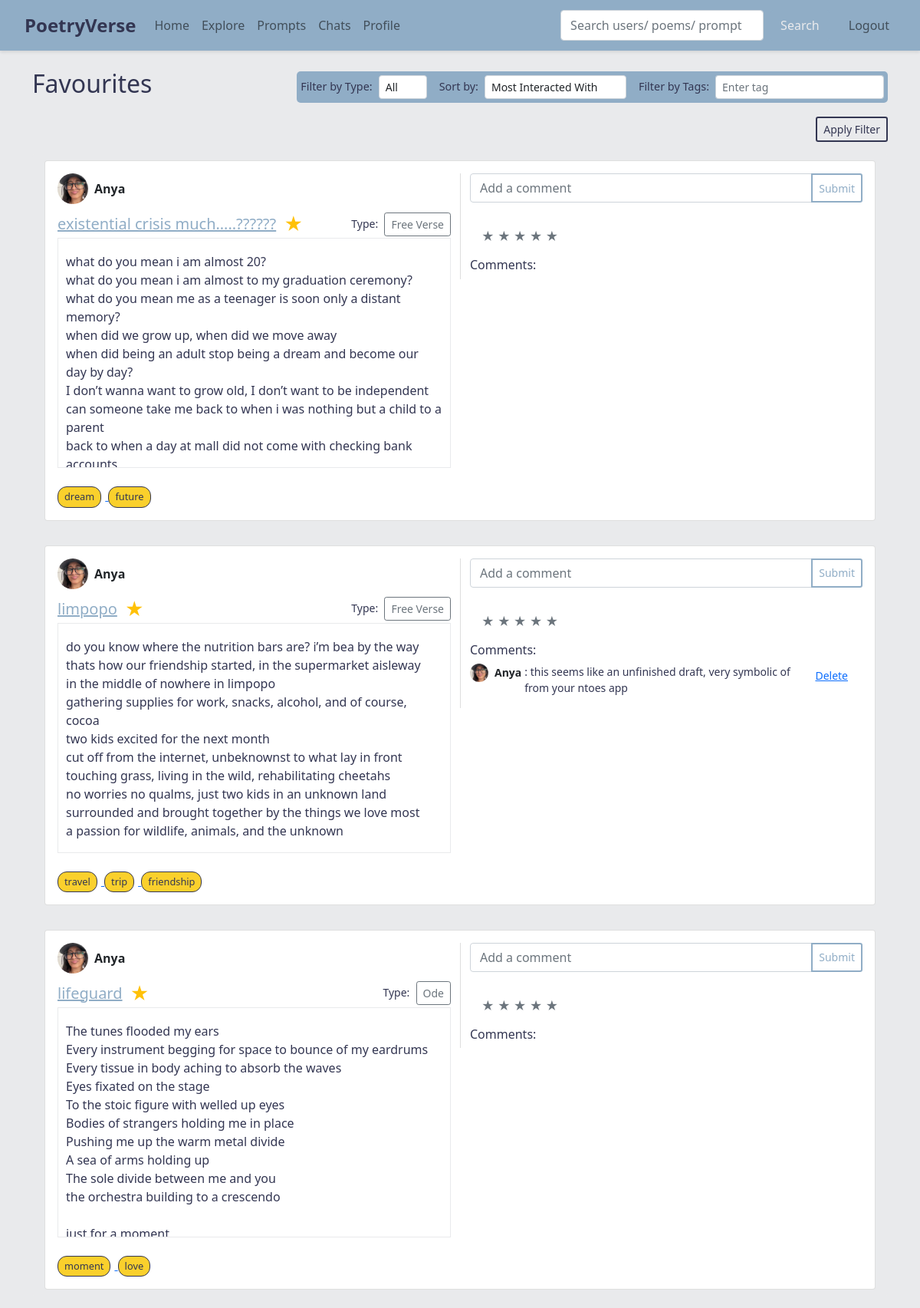
Page /favorites (signed in) on the earlier database version.
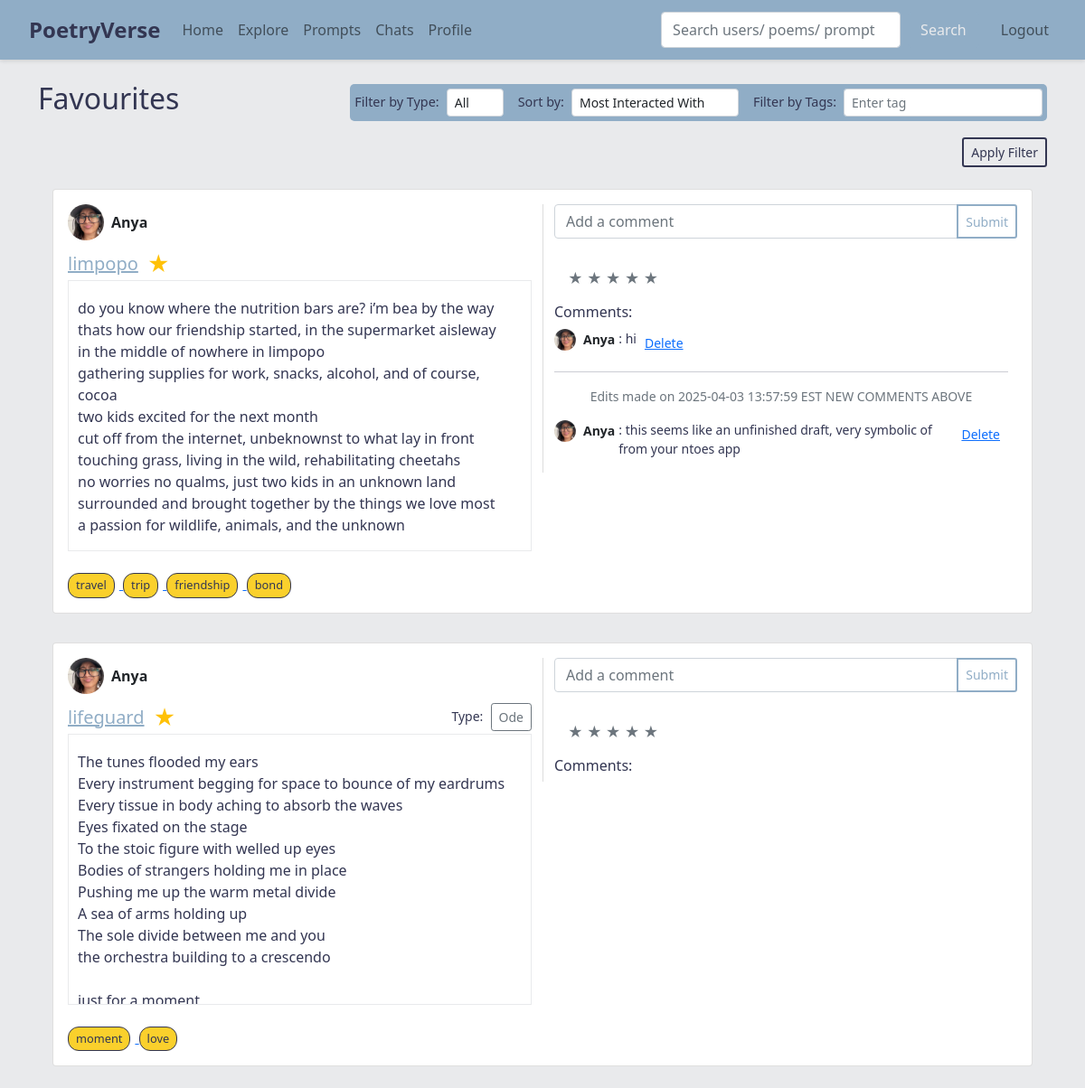
Same page on the later database version.
### app.py (models this page shows)
class Poem(db.Model):
    id = db.Column(db.Integer, primary_key=True)
    title = db.Column(db.String(200), nullable=False)
    content = db.Column(db.Text, nullable=False)
    poem_type = db.Column(db.String(100), nullable=True)
    rating = db.Column(db.Integer, default=0)
    user_id = db.Column(db.Integer, db.ForeignKey('user.id'), nullable=False)
    collection_id = db.Column(db.Integer, db.ForeignKey('collection.id'), nullable=True)
    visibility = db.Column(db.String(10), nullable=False, default='public')
    comments = db.relationship('Comment', backref='poem', lazy=True, cascade="all, delete-orphan")
    tags = db.relationship('Tag', secondary=poem_tags, backref=db.backref('poems', lazy='dynamic'))
    prompt_id = db.Column(db.Integer, db.ForeignKey('prompt.id'), nullable=True)

class User(db.Model, UserMixin):
    id = db.Column(db.Integer, primary_key=True)
    username = db.Column(db.String(150), unique=True, nullable=False)
    email = db.Column(db.String(150), unique=True, nullable=False)
    password = db.Column(db.String(200), nullable=False)
    description = db.Column(db.Text, nullable=True)
    profile_image = db.Column(db.String(300), nullable=True)
    poems = db.relationship('Poem', backref='author', lazy=True)
    collections = db.relationship('Collection', backref='owner', lazy=True)
    favorite_poems = db.relationship('Poem', secondary=favorites, backref=db.backref('favorited_by', lazy='dynamic'))
    following = db.relationship('User', secondary=followers,
                                primaryjoin=(followers.c.follower_id == id),
                                secondaryjoin=(followers.c.followed_id == id),
                                backref=db.backref('followers', lazy='dynamic'),
                                lazy='dynamic')

class Tag(db.Model):
    id = db.Column(db.Integer, primary_key=True)
    name = db.Column(db.String(50), unique=True, nullable=False)

class Comment(db.Model):
    id = db.Column(db.Integer, primary_key=True)
    text = db.Column(db.String(300), nullable=False)
    poem_id = db.Column(db.Integer, db.ForeignKey('poem.id'), nullable=False)
    user_id = db.Column(db.Integer, db.ForeignKey('user.id'), nullable=False)
    created_at = db.Column(db.DateTime, default=datetime.utcnow)
    is_edit_marker = db.Column(db.Boolean, default=False)
    author = db.relationship('User', backref='comments')

### app.py (the view)
@app.route('/favorites')
@login_required
def favorites():
    poems = current_user.favorite_poems  # Retrieve all poems favorited by the user
    poem_types = sorted(set(poem.poem_type for poem in poems if poem.poem_type))
    return render_template('favorites.html', poems=poems, poem_types=poem_types)

### app.py (called while the page is built)
@login_manager.user_loader
def load_user(user_id):
    return User.query.get(int(user_id))

### templates/favorites.html (shortened to what the changed rows need)
{% extends "base.html" %}
{% block content %}
<div class="d-flex justify-content-between align-items-center mb-3">
  <h2>Favourites</h2>
</div>
<div class="list-group" id="poemList">
  {% for poem in poems %}
  <div class="list-group-item mb-3 custom-bg"
       data-poem-type="{{ poem.poem_type | default('') | lower }}"
       data-poem-id="{{ poem.id }}"
       data-comments="{{ poem.comments|length }}">
    <div class="card">
      <div class="card-body">
        <div class="row">
          <div class="col-md-6">
            <div class="d-flex align-items-center mb-2">
              <a href="{{ url_for('user_profile', user_id=poem.author.id) }}" class="d-flex align-items-center text-decoration-none text-dark">
                {% if poem.author.profile_image %}
                  <img src="{{ poem.author.profile_image }}" alt="Profile Image" style="width: 40px; height: 40px; border-radius: 50%; object-fit: cover; object-position: center; margin-right: 0.5rem;">
                {% else %}
                  <div class="rounded-circle bg-secondary d-flex justify-content-center align-items-center" style="width: 40px; height: 40px; margin-right: 0.5rem;">
                    <span class="text-white" style="font-size: 1rem;">?</span>
                  </div>
                {% endif %}
                <span class="fw-bold">{{ poem.author.username }}</span>
              </a>
            </div>
            <div class="d-flex justify-content-between align-items-center">
              <div class="d-flex justify-content-between align-items-center poem-header">
                <a href="{{ url_for('view_poem', poem_id=poem.id) }}" class="poem-link">
                  <h5 class="card-title mb-0">{{ poem.title }}</h5>
                </a>
                <button class="favorite-btn" data-poem-id="{{ poem.id }}">
                  <span class="star-icon {% if poem in current_user.favorite_poems %}text-warning{% else %}text-secondary{% endif %}">
                    &#9733;
                  </span>
                </button>
              </div>
              {% if poem.poem_type %}
              <div>
                <small class="me-1">Type:</small>
                <button class="btn btn-sm btn-outline-secondary" onclick="window.location.href='{{ url_for('explore') }}?type={{ poem.poem_type | lower }}'">
                  {{ poem.poem_type }}
                </button>
              </div>
              {% endif %}
            </div>
            <div class="poem-content-container">
              <p class="card-text mt-2">{{ poem.content | replace('\n', '<br>') | safe }}</p>
            </div>
            <br>
            {% if poem.tags %}
            <div class="poem-tags">
              {% for tag in poem.tags %}
              <a href="{{ url_for('search', q=tag.name) }}" class="tag-chip-link">
                <span class="tag-chip-display">{{ tag.name }}</span>
              </a>
              {% endfor %}
            </div>
          {% endif %}
          </div>
          <div class="col-md-6 d-flex flex-column" style="border-left: 1px solid #ddd;">
            <form class="add-comment-form" data-poem-id="{{ poem.id }}">
              <div class="input-group mb-2">
                <input type="text" class="form-control" name="comment" placeholder="Add a comment">
                <button type="submit" class="btn btn-sm btn-outline-primary add-button-new">Submit</button>
              </div>
            </form>
            <br>
            <div class="rating mb-3" data-rating="{{ poem.rating }}" data-poem-id="{{ poem.id }}" style="padding-left: 15px;">
              {% for i in range(1, 6) %}
                <span class="star {% if i <= poem.rating %}text-warning{% else %}text-secondary{% endif %}" data-rating-value="{{ i }}">&#9733;</span>
              {% endfor %}
            </div>
            <div class="comments-container">
              <h6>Comments:</h6>
              <div class="comments-list">
                {% set sorted_comments = poem.comments|sort(attribute='created_at', reverse=True) %}
                {% for comment in sorted_comments %}
                  {% if comment.is_edit_marker %}
                    <hr>
                    <p class="small text-center text-muted">{{ comment.text }}</p>
                  {% else %}
                    <p class="small d-flex align-items-start" id="comment-{{ comment.id }}">
                      <a href="{{ url_for('user_profile', user_id=comment.author.id) }}" class="d-flex align-items-center text-decoration-none text-dark">
                        {% if comment.author.profile_image %}
                          <img src="{{ comment.author.profile_image }}" alt="Profile" class="comment-profile-img">
                        {% else %}
                          <div class="rounded-circle bg-secondary d-flex justify-content-center align-items-center comment-profile-img">
                            <span class="text-white">?</span>
                          </div>
                        {% endif %}
                        <strong class="me-1">{{ comment.author.username }}</strong>
                      </a>: {{ comment.text }}
                      {% if current_user.is_authenticated and comment.user_id == current_user.id %}
                        <button class="btn btn-link btn-sm delete-comment" data-comment-id="{{ comment.id }}">Delete</button>
                      {% endif %}
                    </p>
                  {% endif %}
                {% endfor %}
              </div>
            </div>
          </div>
        </div>
      </div>
    </div>
  </div>
  {% endfor %}
</div>
{% endblock %}

Differences in the rows shown:
no longer on this page (row unchanged): Poem: author.profile_image (picture), author.username "Anya", title "existential crisis much…..??????", poem_type "Free Verse", content "what do you mean i am almost 20? what do you mean i am almost to my graduation ceremony? what do you mean me as a teenager is soon only a distant memory? when did we grow up, when did we move away when did being an adult stop being a dream and become our day by day? I don’t wanna want to grow old, I don’t want to be independent can someone take me back to when i was nothing but a child to a parent back to when a day at mall did not come with checking bank…", {{ i }} 1 (drawn), {{ i }} 2 (drawn), {{ i }} 3 (drawn), {{ i }} 4 (drawn), {{ i }} 5 (drawn)
no longer on this page (row unchanged): Tag: name "dream", shown under "Anya"
no longer on this page (row unchanged): Tag: name "future", shown under "Anya"
changed Poem "limpopo": poem_type "Free Verse" → (not shown)
added Tag: name "bond", shown under Poem "limpopo"
added Comment: author.profile_image (picture), author.username "Anya", text "hi", shown under Poem "limpopo"
added Comment: text "Edits made on 2025-04-03 13:57:59 EST NEW COMMENTS ABOVE", shown under Poem "limpopo"
